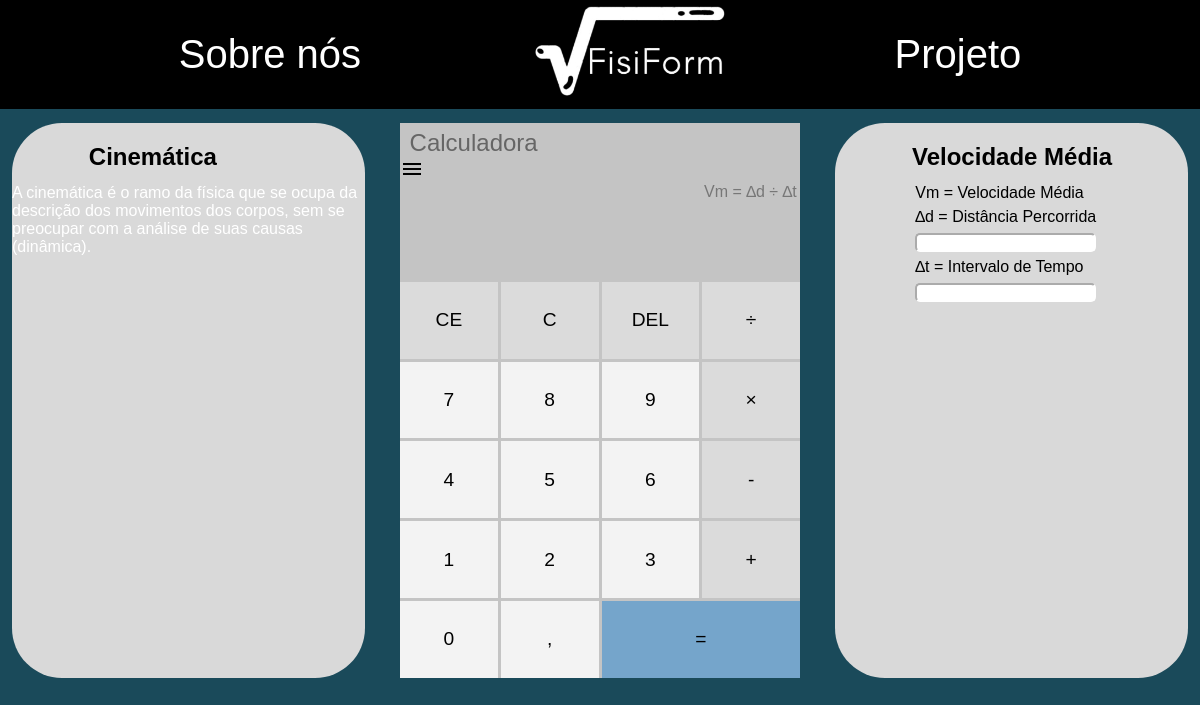
The page /formula.php?conteudo=3&formulas=7 on the database its author committed.
### tables this page shows
CREATE TABLE `conteudo` (
  `ConteudoID` int(11) NOT NULL,
  `Nome` varchar(100) DEFAULT NULL,
  `Conceito` longtext DEFAULT NULL
);

CREATE TABLE `formulas` (
  `FormulaID` int(11) NOT NULL,
  `FormulaComputacional` varchar(250) DEFAULT NULL,
  `Nome` varchar(100) DEFAULT NULL,
  `Estrutura` varchar(150) DEFAULT NULL,
  `SubConteudoID` int(11) NOT NULL
);

CREATE TABLE `variaveis` (
  `VariaveisID` int(11) NOT NULL,
  `Variavel` varchar(45) DEFAULT NULL,
  `Conceito` varchar(250) DEFAULT NULL,
  `FormulaID` int(11) NOT NULL DEFAULT 0,
  `VariavelComputacional` varchar(45) NOT NULL DEFAULT '',
  `Resultado` tinyint(1) NOT NULL DEFAULT 0
);

### formula.php (the view, shortened to what this page needs)
<?php
include_once 'conexao.php';
$conteudo = $_GET['conteudo'];
$formulas = $_GET['formulas'];
?>
<!DOCTYPE html>
<html lang="en">
<head>
    <link rel="stylesheet" href="./css/formulas.css">
</head>
<body>
<header>
    <nav class="container">
        <a href="./sobre_nos.html">Sobre nós</a>
        <div id="logo">
            <a href="index.html">
                <img src="img/logo.png" alt="logo" width="200px" height="100px">
            </a>
        </div>
        <a href="./projeto.html">Projeto</a>
    </nav>
</header>
<div class="wrapper-calc">
    <div class="container">
      <div class="retangulo">
      <?php
      $sql = "SELECT * FROM conteudo WHERE ConteudoID =".$conteudo;
      $resultado = mysqli_query($conexao, $sql);
      $dados = mysqli_fetch_array($resultado, MYSQLI_ASSOC);
      ?>
      <h2><?php echo $dados['Nome'];?></h2>
      <p><?php echo $dados['Conceito'];?></p>
</div>
        <div id="calc">
    <div id="calc">
      <a id="titulo" href="http://">Calculadora</a>
      <i id="menu" class="material-icons" onclick="clickMenu()">menu</i>
      <div id="operations">
        <?php
        $sql = "SELECT * FROM formulas WHERE FormulaID =".$formulas;
        $resultado = mysqli_query($conexao, $sql);
        $dados = mysqli_fetch_array($resultado, MYSQLI_ASSOC);
        ?>
        <div id="previous-operation"><?php echo $dados['Estrutura'];?></div>
        <div id="current-operation"></div>
      </div>
      <div id="buttons-container">
        <button>CE</button>
        <button>C</button>
        <button>DEL</button>
        <button>÷</button>
        <button class="number">7</button>
        <button class="number">8</button>
        <button class="number">9</button>
        <button>×</button>
        <button class="number">4</button>
        <button class="number">5</button>
        <button class="number">6</button>
        <button>-</button>
        <button class="number">1</button>
        <button class="number">2</button>
        <button class="number">3</button>
        <button>+</button>
        <button class="number">0</button>
        <button class="number">,</button>
        <button onclick="calcula()" id="equal-btn">=</button>
      </div>
    </div>
  </body>
</html>
    <div class="retangulo">
    <?php
    $sql = "SELECT * FROM formulas WHERE FormulaID =".$formulas;
    $resultado = mysqli_query($conexao, $sql);
    $dados = mysqli_fetch_array($resultado, MYSQLI_ASSOC);
    ?>
    <h2><?php echo $dados['Nome']; ?></h2>
        <?php
        $sql = "SELECT v.* FROM conteudo AS c
        INNER JOIN subconteudo AS sc ON c.ConteudoID = sc.ConteudoID
        INNER JOIN formulas AS f ON sc.SubConteudoID = f.SubConteudoID
        INNER JOIN variaveis AS v ON f.FormulaID = v.FormulaID
        WHERE c.ConteudoID = ".$conteudo." AND v.FormulaID =".$formulas;
        $resultado = mysqli_query($conexao, $sql);
        while ($value = mysqli_fetch_array($resultado, MYSQLI_ASSOC)) {
          ?>
          <p id="varia"><?php echo $value['Variavel'] . ' = ' . $value['Conceito'];?></p>
          <?php
          if ($value['Resultado'] == 0 ) {
          ?>
            <input type="number" id ="retangulo"<?php echo $value['Variavel']; ?>" class ="Variaveis">
          <?php } else {
          }
        }
        ?>
        </div>
</body>
</html>

### css/formulas.css (style rules this page uses)
* { margin: 0; padding: 0; box-sizing: border-box; font-family: Arial, Helvetica, sans-serif; box-sizing: border-box; }
.container { width: 100%; max-width: 1200px; margin: 0 auto; padding: 0 1%; }
p { color: white; }
#varia { color: black; margin-top: 0.4em; margin-left: 5em; }
header { width: 100%; background: black; }
nav { width: 100%; display: flex; align-items: center; justify-content: space-evenly; }
a { color: inherit; text-decoration: none; font-size: 40px; color: white; }
#titulo { margin-top: 0.25em; margin-left: 0.4em; font-size: 1.5em; font-weight: 300; color: #666; }
body { background-color: #1A4A5A; }
.retangulo { width: 30%; border-radius: 50px; background-color: #D9D9D9; }
.wrapper-calc { width: 100%; }
.wrapper-calc .container { padding-top: 14px; padding-bottom: 10px; display: flex; justify-content: space-between; align-items: stretch; }
#calc { width: 400px; background-color: #c4c4c4; color: #000; display: flex; flex-direction: column; }
#operations { text-align: right; }
#previous-operation { color: #777; padding: 0.2em; overflow-wrap: break-word; min-height: 1.6em; }
#current-operation { min-height: 1.6em; font-size: 3em; font-weight: 700; padding: 0.2em; overflow-wrap: break-word; }
#buttons-container { display: grid; grid-template-columns: 1fr 1fr 1fr 1fr; gap: 3px; }
#buttons-container button { border: 1px solid transparent; border-radius: 0; height: 4em; font-size: 1.2em; background-color: #dbdbdb; cursor: pointer; }
#buttons-container .number { background-color: #f3f3f3; }
#buttons-container #equal-btn { grid-column: span 2; background-color: #75a5cb; }
#menu { width: 23px; height: 22.5px; display: block; cursor: pointer; }
h2 { margin-top: 20px; margin-bottom: 13px ; margin-left: 3.2em; }
#retangulo { margin-top: 0.5em; margin-left: 6em; border-radius: 5px; border-color: white; }

### rows shown on the page
conteudo: Nome "Cinemática", Conceito "A cinemática é o ramo da física que se ocupa da descrição dos movimentos dos corpos, sem se preocupar com a análise de suas causas (dinâmica)."
formulas: Estrutura "Vm = ∆d ÷ ∆t", Nome "Velocidade Média"
variaveis: Variavel "Vm", Conceito "Velocidade Média"
variaveis: Variavel "∆d", Conceito "Distância Percorrida"
variaveis: Variavel "∆t", Conceito "Intervalo de Tempo"
